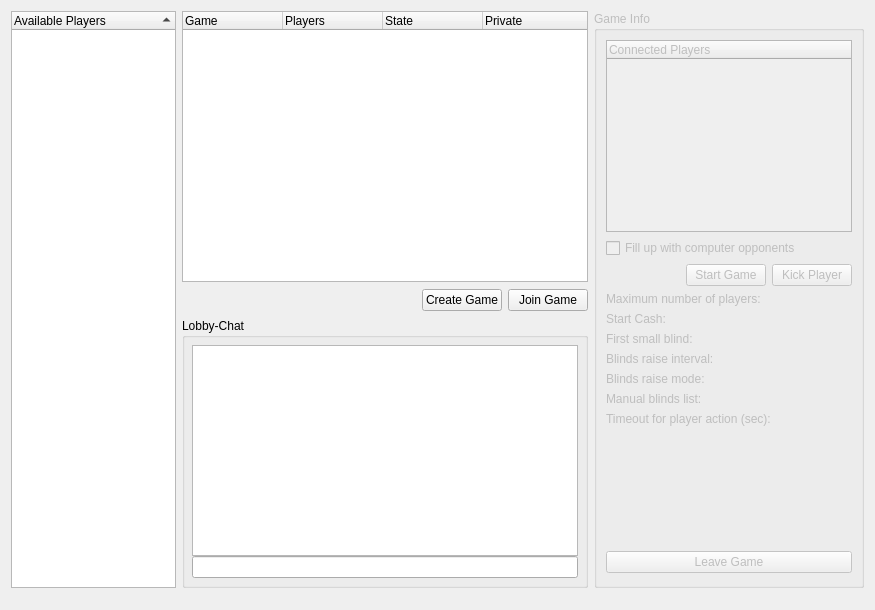
<ui version="4.0" >
 <class>gameLobbyDialog</class>
 <widget class="QDialog" name="gameLobbyDialog" >
  <property name="geometry" >
   <rect>
    <x>0</x>
    <y>0</y>
    <width>875</width>
    <height>610</height>
   </rect>
  </property>
  <property name="windowTitle" >
   <string>Internet Game Lobby</string>
  </property>
  <layout class="QGridLayout" >
   <property name="bottomMargin" >
    <number>4</number>
   </property>
   <property name="verticalSpacing" >
    <number>4</number>
   </property>
   <item rowspan="3" row="0" column="0" >
    <widget class="QTreeWidget" name="treeWidget_NickList" >
     <property name="sizePolicy" >
      <sizepolicy vsizetype="Expanding" hsizetype="Fixed" >
       <horstretch>0</horstretch>
       <verstretch>0</verstretch>
      </sizepolicy>
     </property>
     <property name="minimumSize" >
      <size>
       <width>165</width>
       <height>0</height>
      </size>
     </property>
     <property name="maximumSize" >
      <size>
       <width>165</width>
       <height>16777215</height>
      </size>
     </property>
     <property name="indentation" >
      <number>5</number>
     </property>
     <property name="rootIsDecorated" >
      <bool>false</bool>
     </property>
     <property name="sortingEnabled" >
      <bool>true</bool>
     </property>
     <column>
      <property name="text" >
       <string>Available Players</string>
      </property>
     </column>
    </widget>
   </item>
   <item row="0" column="1" >
    <widget class="QTreeWidget" name="treeWidget_GameList" >
     <property name="minimumSize" >
      <size>
       <width>400</width>
       <height>0</height>
      </size>
     </property>
     <column>
      <property name="text" >
       <string>Game</string>
      </property>
     </column>
     <column>
      <property name="text" >
       <string>Players</string>
      </property>
     </column>
     <column>
      <property name="text" >
       <string>State</string>
      </property>
     </column>
     <column>
      <property name="text" >
       <string>Private</string>
      </property>
     </column>
    </widget>
   </item>
   <item rowspan="3" row="0" column="2" >
    <widget class="QGroupBox" name="groupBox_GameInfo" >
     <property name="enabled" >
      <bool>false</bool>
     </property>
     <property name="sizePolicy" >
      <sizepolicy vsizetype="Preferred" hsizetype="Expanding" >
       <horstretch>0</horstretch>
       <verstretch>0</verstretch>
      </sizepolicy>
     </property>
     <property name="minimumSize" >
      <size>
       <width>270</width>
       <height>0</height>
      </size>
     </property>
     <property name="maximumSize" >
      <size>
       <width>270</width>
       <height>16777215</height>
      </size>
     </property>
     <property name="title" >
      <string>Game Info</string>
     </property>
     <layout class="QGridLayout" >
      <item row="0" column="0" >
       <widget class="QTreeWidget" name="treeWidget_connectedPlayers" >
        <property name="minimumSize" >
         <size>
          <width>221</width>
          <height>0</height>
         </size>
        </property>
        <column>
         <property name="text" >
          <string>Connected Players</string>
         </property>
        </column>
       </widget>
      </item>
      <item row="1" column="0" >
       <widget class="QCheckBox" name="checkBox_fillUpWithComputerOpponents" >
        <property name="text" >
         <string>Fill up with computer opponents</string>
        </property>
       </widget>
      </item>
      <item row="2" column="0" >
       <layout class="QHBoxLayout" >
        <property name="spacing" >
         <number>6</number>
        </property>
        <item>
         <spacer>
          <property name="orientation" >
           <enum>Qt::Horizontal</enum>
          </property>
          <property name="sizeHint" >
           <size>
            <width>40</width>
            <height>20</height>
           </size>
          </property>
         </spacer>
        </item>
        <item>
         <widget class="QPushButton" name="pushButton_StartGame" >
          <property name="text" >
           <string>Start Game</string>
          </property>
         </widget>
        </item>
        <item>
         <widget class="QPushButton" name="pushButton_Kick" >
          <property name="text" >
           <string>Kick Player</string>
          </property>
         </widget>
        </item>
       </layout>
      </item>
      <item row="3" column="0" >
       <layout class="QHBoxLayout" >
        <item>
         <widget class="QLabel" name="label_gameDesc1" >
          <property name="text" >
           <string>Maximum number of players: </string>
          </property>
         </widget>
        </item>
        <item>
         <widget class="QLabel" name="label_MaximumNumberOfPlayers" >
          <property name="alignment" >
           <set>Qt::AlignRight|Qt::AlignTrailing|Qt::AlignVCenter</set>
          </property>
         </widget>
        </item>
       </layout>
      </item>
      <item row="4" column="0" >
       <layout class="QHBoxLayout" >
        <item>
         <widget class="QLabel" name="label_gameDesc2" >
          <property name="text" >
           <string>Start Cash: </string>
          </property>
         </widget>
        </item>
        <item>
         <widget class="QLabel" name="label_StartCash" >
          <property name="alignment" >
           <set>Qt::AlignRight|Qt::AlignTrailing|Qt::AlignVCenter</set>
          </property>
         </widget>
        </item>
       </layout>
      </item>
      <item row="5" column="0" >
       <layout class="QHBoxLayout" >
        <item>
         <widget class="QLabel" name="label_gameDesc3" >
          <property name="text" >
           <string>First small blind: </string>
          </property>
         </widget>
        </item>
        <item>
         <widget class="QLabel" name="label_SmallBlind" >
          <property name="alignment" >
           <set>Qt::AlignRight|Qt::AlignTrailing|Qt::AlignVCenter</set>
          </property>
         </widget>
        </item>
       </layout>
      </item>
      <item row="6" column="0" >
       <layout class="QHBoxLayout" >
        <item>
         <widget class="QLabel" name="label_gameDesc4" >
          <property name="text" >
           <string>Blinds raise interval: </string>
          </property>
          <property name="alignment" >
           <set>Qt::AlignLeading|Qt::AlignLeft|Qt::AlignTop</set>
          </property>
         </widget>
        </item>
        <item>
         <widget class="QLabel" name="label_blindsRaiseIntervall" >
          <property name="alignment" >
           <set>Qt::AlignRight|Qt::AlignTop|Qt::AlignTrailing</set>
          </property>
         </widget>
        </item>
       </layout>
      </item>
      <item row="7" column="0" >
       <layout class="QHBoxLayout" >
        <item>
         <widget class="QLabel" name="label_gameDesc5" >
          <property name="text" >
           <string>Blinds raise mode: </string>
          </property>
          <property name="alignment" >
           <set>Qt::AlignLeading|Qt::AlignLeft|Qt::AlignTop</set>
          </property>
         </widget>
        </item>
        <item>
         <widget class="QLabel" name="label_blindsRaiseMode" >
          <property name="text" >
           <string/>
          </property>
          <property name="alignment" >
           <set>Qt::AlignRight|Qt::AlignTop|Qt::AlignTrailing</set>
          </property>
          <property name="wordWrap" >
           <bool>true</bool>
          </property>
         </widget>
        </item>
       </layout>
      </item>
      <item row="8" column="0" >
       <layout class="QHBoxLayout" >
        <item>
         <widget class="QLabel" name="label_gameDesc6" >
          <property name="text" >
           <string>Manual blinds list:</string>
          </property>
          <property name="alignment" >
           <set>Qt::AlignLeading|Qt::AlignLeft|Qt::AlignTop</set>
          </property>
         </widget>
        </item>
        <item>
         <widget class="QLabel" name="label_blindsList" >
          <property name="text" >
           <string/>
          </property>
          <property name="alignment" >
           <set>Qt::AlignRight|Qt::AlignTop|Qt::AlignTrailing</set>
          </property>
          <property name="wordWrap" >
           <bool>true</bool>
          </property>
         </widget>
        </item>
       </layout>
      </item>
      <item row="9" column="0" >
       <layout class="QHBoxLayout" >
        <item>
         <widget class="QLabel" name="label_gameDesc7" >
          <property name="text" >
           <string>Timeout for player action (sec): </string>
          </property>
         </widget>
        </item>
        <item>
         <widget class="QLabel" name="label_TimeoutForPlayerAction" >
          <property name="alignment" >
           <set>Qt::AlignRight|Qt::AlignTrailing|Qt::AlignVCenter</set>
          </property>
         </widget>
        </item>
       </layout>
      </item>
      <item row="10" column="0" >
       <spacer>
        <property name="orientation" >
         <enum>Qt::Vertical</enum>
        </property>
        <property name="sizeHint" >
         <size>
          <width>248</width>
          <height>91</height>
         </size>
        </property>
       </spacer>
      </item>
      <item row="11" column="0" >
       <layout class="QHBoxLayout" >
        <property name="spacing" >
         <number>0</number>
        </property>
        <item>
         <spacer>
          <property name="orientation" >
           <enum>Qt::Vertical</enum>
          </property>
          <property name="sizeType" >
           <enum>QSizePolicy::Fixed</enum>
          </property>
          <property name="sizeHint" >
           <size>
            <width>0</width>
            <height>27</height>
           </size>
          </property>
         </spacer>
        </item>
        <item>
         <widget class="QPushButton" name="pushButton_Leave" >
          <property name="sizePolicy" >
           <sizepolicy vsizetype="Fixed" hsizetype="Expanding" >
            <horstretch>0</horstretch>
            <verstretch>0</verstretch>
           </sizepolicy>
          </property>
          <property name="text" >
           <string>Leave Game</string>
          </property>
         </widget>
        </item>
       </layout>
      </item>
     </layout>
    </widget>
   </item>
   <item row="1" column="1" >
    <layout class="QHBoxLayout" >
     <property name="spacing" >
      <number>6</number>
     </property>
     <property name="leftMargin" >
      <number>0</number>
     </property>
     <property name="topMargin" >
      <number>0</number>
     </property>
     <property name="rightMargin" >
      <number>0</number>
     </property>
     <property name="bottomMargin" >
      <number>0</number>
     </property>
     <item>
      <spacer>
       <property name="orientation" >
        <enum>Qt::Horizontal</enum>
       </property>
       <property name="sizeType" >
        <enum>QSizePolicy::Expanding</enum>
       </property>
       <property name="sizeHint" >
        <size>
         <width>181</width>
         <height>20</height>
        </size>
       </property>
      </spacer>
     </item>
     <item>
      <spacer>
       <property name="orientation" >
        <enum>Qt::Vertical</enum>
       </property>
       <property name="sizeType" >
        <enum>QSizePolicy::Fixed</enum>
       </property>
       <property name="sizeHint" >
        <size>
         <width>0</width>
         <height>28</height>
        </size>
       </property>
      </spacer>
     </item>
     <item>
      <widget class="QPushButton" name="pushButton_CreateGame" >
       <property name="text" >
        <string>Create Game</string>
       </property>
      </widget>
     </item>
     <item>
      <widget class="QPushButton" name="pushButton_JoinGame" >
       <property name="text" >
        <string>Join Game</string>
       </property>
      </widget>
     </item>
    </layout>
   </item>
   <item row="2" column="1" >
    <widget class="QGroupBox" name="groupBox_lobbyChat" >
     <property name="title" >
      <string>Lobby-Chat</string>
     </property>
     <layout class="QGridLayout" >
      <property name="leftMargin" >
       <number>7</number>
      </property>
      <property name="topMargin" >
       <number>7</number>
      </property>
      <property name="rightMargin" >
       <number>7</number>
      </property>
      <property name="bottomMargin" >
       <number>7</number>
      </property>
      <property name="horizontalSpacing" >
       <number>0</number>
      </property>
      <property name="verticalSpacing" >
       <number>0</number>
      </property>
      <item row="0" column="0" >
       <widget class="QTextBrowser" name="textBrowser_ChatDisplay" />
      </item>
      <item row="1" column="0" >
       <widget class="QLineEdit" name="lineEdit_ChatInput" />
      </item>
     </layout>
    </widget>
   </item>
   <item row="3" column="0" colspan="3" >
    <layout class="QHBoxLayout" >
     <item>
      <widget class="QLabel" name="label_connectedPlayersCounter" >
       <property name="text" >
        <string/>
       </property>
      </widget>
     </item>
     <item>
      <widget class="QLabel" name="label_nickListCounter" >
       <property name="text" >
        <string/>
       </property>
      </widget>
     </item>
     <item>
      <widget class="QLabel" name="label_runningGamesCounter" >
       <property name="text" >
        <string/>
       </property>
      </widget>
     </item>
     <item>
      <widget class="QLabel" name="label_openGamesCounter" >
       <property name="sizePolicy" >
        <sizepolicy vsizetype="Preferred" hsizetype="MinimumExpanding" >
         <horstretch>0</horstretch>
         <verstretch>0</verstretch>
        </sizepolicy>
       </property>
       <property name="text" >
        <string/>
       </property>
      </widget>
     </item>
    </layout>
   </item>
  </layout>
 </widget>
 <tabstops>
  <tabstop>treeWidget_GameList</tabstop>
  <tabstop>pushButton_CreateGame</tabstop>
 </tabstops>
 <resources/>
 <connections/>
</ui>
